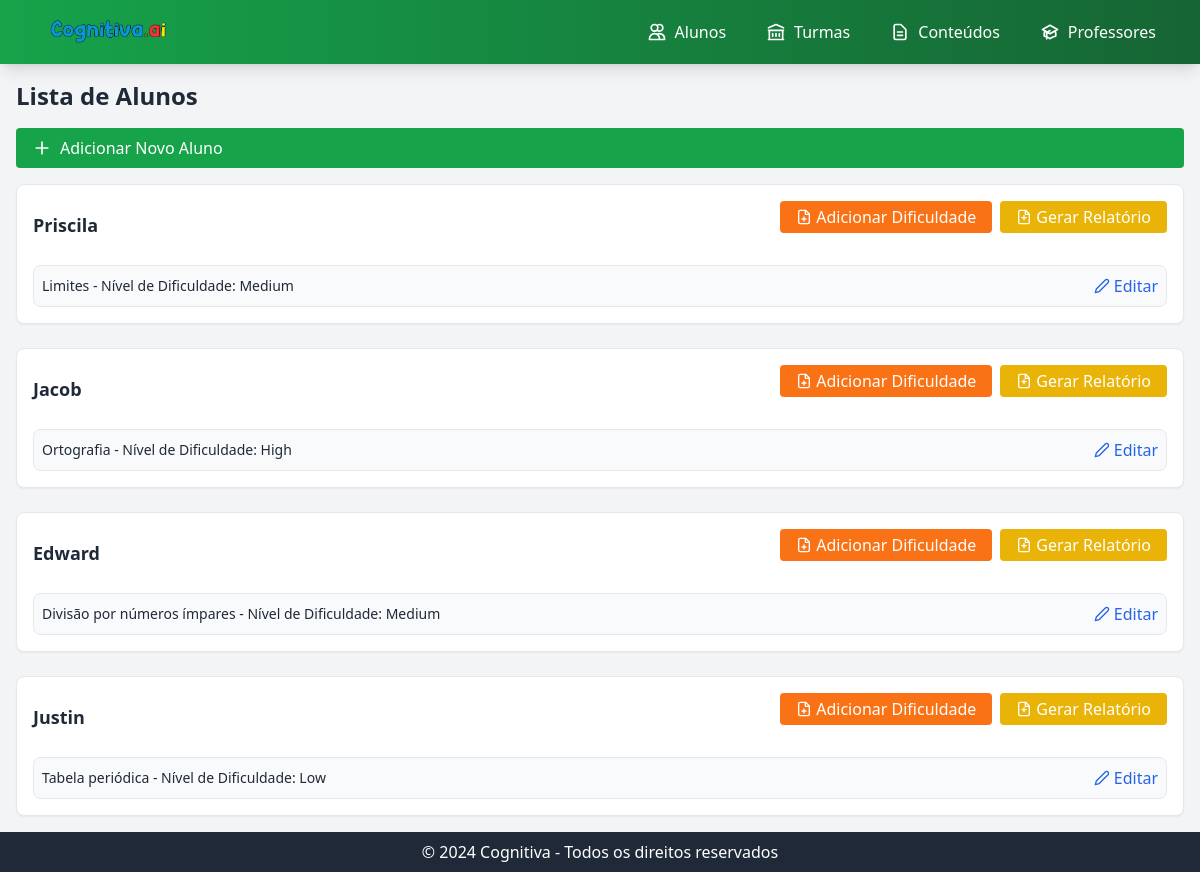
The page /students/ on the database its author committed.
### app/models.py (models this page shows, shortened)
class Student(models.Model):
    name = models.CharField(max_length=100)
    age = models.IntegerField()
    email = models.EmailField(unique=True)

class Difficulty(models.Model):
    student = models.ForeignKey(Student, on_delete=models.CASCADE, related_name='difficulties')
    content = models.ForeignKey(Content, on_delete=models.CASCADE, related_name='difficulties')
    level = models.PositiveSmallIntegerField(choices=[(1, 'Low'), (2, 'Medium'), (3, 'High')])
    feedback = models.TextField(blank=True, null=True)

class Content(models.Model):
    title = models.CharField(max_length=100)
    classroom = models.ForeignKey(Classroom, on_delete=models.CASCADE, related_name='contents', default=1)  # exemplo com id da sala de aula padrão
    description = models.TextField()

### app/views.py (the view)
# urls.py: path('students/', views.list_students, name='list_students'),
def list_students(request):
    students = Student.objects.all()
    return render(request, 'list_students.html', {'students': students})

### app/templates/list_students.html (shortened to what this page needs)
{% extends 'base.html' %}
{% block content %}
    <h2 class="text-2xl font-semibold mb-4">Lista de Alunos</h2>
    <a href="{% url 'add_student' %}" class="inline-block bg-green-600 text-white px-4 py-2 rounded hover:bg-green-800 mb-4 flex items-center">
        <svg xmlns="http://www.w3.org/2000/svg" class="h-5 w-5 mr-2" viewBox="0 0 24 24" fill="none" stroke="currentColor" stroke-width="2" stroke-linecap="round" stroke-linejoin="round">
            <line x1="12" y1="5" x2="12" y2="19"></line>
            <line x1="5" y1="12" x2="19" y2="12"></line>
        </svg>
        Adicionar Novo Aluno
    </a>
    <div class="space-y-6">
        {% for student in students %}
            <div class="bg-white p-4 border rounded-lg shadow-sm">
                <div class="flex items-center justify-between mb-4">
                    <h3 class="text-lg font-semibold">{{ student.name }}</h3>
                    <div class="flex space-x-2">
                        <a href="{% url 'add_difficulty' student.id %}" class="inline-block bg-orange-500 text-white px-4 py-1 rounded hover:bg-orange-800 mb-4 flex items-center">
                            Adicionar Dificuldade
                        </a>
                        <a href="{% url 'generate_report' student.id %}" class="inline-block bg-yellow-500 text-white px-4 py-1 rounded hover:bg-yellow-800 mb-4 flex items-center">
                            Gerar Relatório
                        </a>
                    </div>
                </div>
                <div class="mt-4">
                    {% if student.difficulties.all %}
                        <ul class="space-y-2">
                            {% for difficulty in student.difficulties.all %}
                                <li class="flex items-center justify-between p-2 border rounded-lg bg-gray-50 hover:bg-gray-100">
                                    <span class="text-sm">{{ difficulty.content.title }} - Nível de Dificuldade: {{ difficulty.get_level_display }}</span>
                                    <a href="{% url 'edit_difficulty' difficulty.id %}" class="text-blue-600 hover:text-blue-800 flex items-center">
                                        <svg xmlns="http://www.w3.org/2000/svg" class="h-4 w-4 mr-1" viewBox="0 0 24 24" fill="none" stroke="currentColor" stroke-width="2" stroke-linecap="round" stroke-linejoin="round">
                                            <path d="M17 3a2.828 2.828 0 1 1 4 4L7.5 20.5 2 22l1.5-5.5L17 3z"></path>
                                        </svg>
                                        Editar
                                    </a>
                                </li>
                            {% endfor %}
                        </ul>
                    {% else %}
                        <p class="text-gray-500">Nenhuma dificuldade registrada.</p>
                    {% endif %}
                </div>
            </div>
        {% endfor %}
    </div>
{% endblock %}

### app/templates/base.html (shortened to what this page needs)
<!DOCTYPE html>
<html lang="pt-br">
<head>
    <script src="https://cdn.tailwindcss.com"></script>
</head>
<body class="bg-gray-100 text-gray-800 flex flex-col min-h-screen">
    <header x-data="{ open: false }" class="bg-gradient-to-r from-green-600 to-green-800 text-white shadow-lg">
        <div class="max-w-7xl mx-auto px-4 sm:px-6 lg:px-8">
            <div class="flex items-center justify-between h-16">
                <div class="flex items-center">
                    {% load static %}
                    <img src="{% static 'img/logo.png' %}" alt="Logo da Cognitiva" class="h-10 w-auto mr-4 transition-transform hover:scale-105">
                </div>
                <nav class="hidden md:flex space-x-4">
                    <a href="{% url 'list_students' %}" class="hover:bg-green-700 px-3 py-2 rounded-md transition-colors flex items-center">
                        <svg xmlns="http://www.w3.org/2000/svg" class="h-5 w-5 mr-2" fill="none" viewBox="0 0 24 24" stroke="currentColor">
                            <path stroke-linecap="round" stroke-linejoin="round" stroke-width="2" d="M12 4.354a4 4 0 110 5.292M15 21H3v-1a6 6 0 0112 0v1zm0 0h6v-1a6 6 0 00-9-5.197M13 7a4 4 0 11-8 0 4 4 0 018 0z" />
                        </svg>
                        Alunos
                    </a>
                    <a href="{% url 'list_classrooms' %}" class="hover:bg-green-700 px-3 py-2 rounded-md transition-colors flex items-center">
                        <svg xmlns="http://www.w3.org/2000/svg" class="h-5 w-5 mr-2" fill="none" viewBox="0 0 24 24" stroke="currentColor">
                            <path stroke-linecap="round" stroke-linejoin="round" stroke-width="2" d="M8 14v3m4-3v3m4-3v3M3 21h18M3 10h18M3 7l9-4 9 4M4 10h16v11H4V10z" />
                        </svg>
                        Turmas
                    </a>
                    <a href="{% url 'list_content' %}" class="hover:bg-green-700 px-3 py-2 rounded-md transition-colors flex items-center">
                        <svg xmlns="http://www.w3.org/2000/svg" class="h-5 w-5 mr-2" fill="none" viewBox="0 0 24 24" stroke="currentColor">
                            <path stroke-linecap="round" stroke-linejoin="round" stroke-width="2" d="M9 12h6m-6 4h6m2 5H7a2 2 0 01-2-2V5a2 2 0 012-2h5.586a1 1 0 01.707.293l5.414 5.414a1 1 0 01.293.707V19a2 2 0 01-2 2z" />
                        </svg>
                        Conteúdos
                    </a>
                    <a href="{% url 'list_teachers' %}" class="hover:bg-green-700 px-3 py-2 rounded-md transition-colors flex items-center">
                        Professores
                    </a>
                </nav>
            </div>
        </div>
    </header>
    <main class="p-4 flex-grow">
        {% block content %}
        {% endblock %}
    </main>
    <footer class="bg-gray-800 text-white text-center py-2">
        <p>&copy; 2024 Cognitiva - Todos os direitos reservados</p>
    </footer>
</body>
</html>

### rows shown on the page
Student: name "Priscila"
Difficulty: content "Limites", level "Medium"
Student: name "Jacob"
Difficulty: content "Ortografia", level "High"
Student: name "Edward"
Difficulty: content "Divisão por números ímpares", level "Medium"
Student: name "Justin"
Difficulty: content "Tabela periódica", level "Low"
